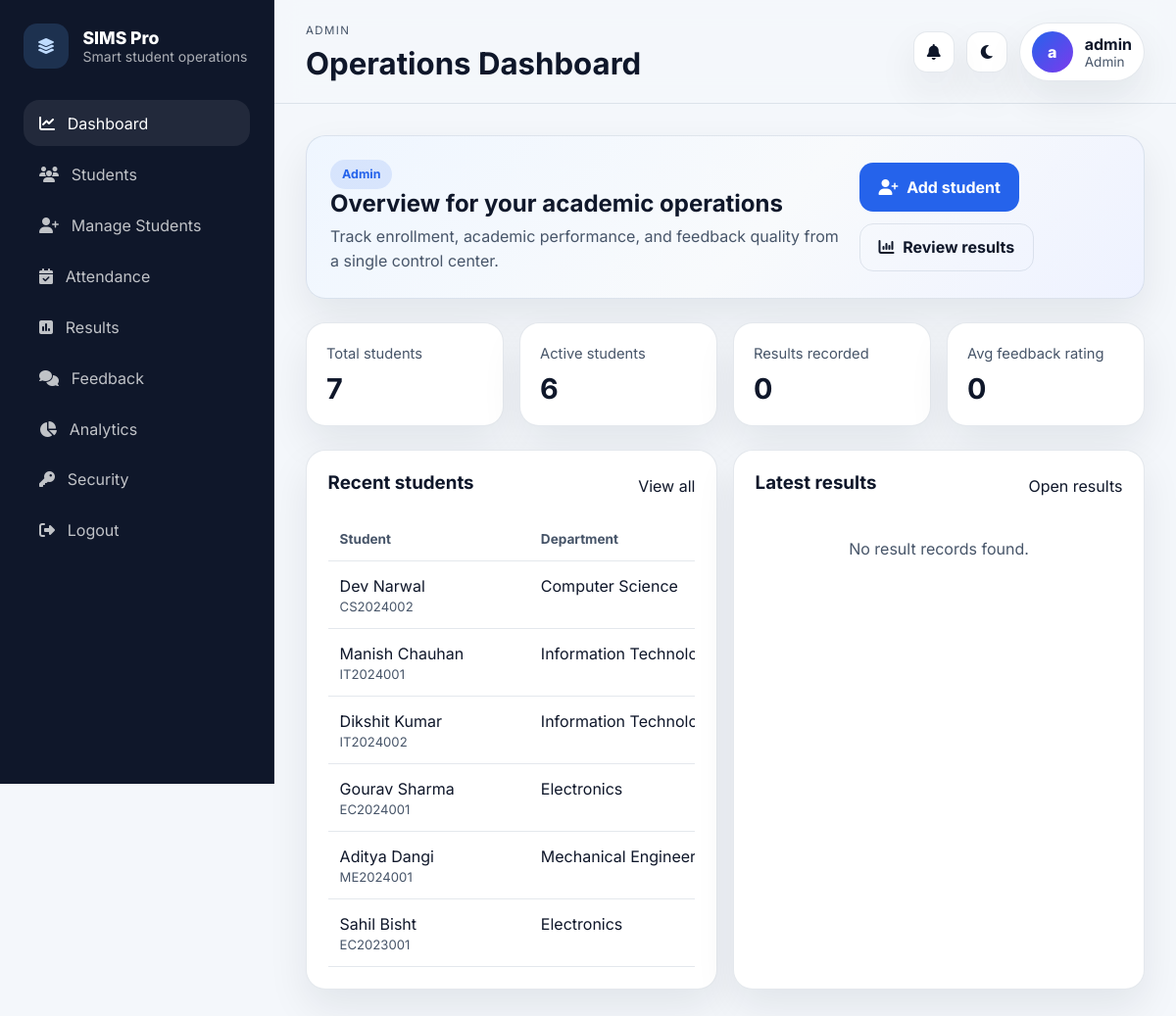
The page / (signed in) on the database its author committed.
### tables this page shows
CREATE TABLE "users" (
            id INTEGER PRIMARY KEY AUTOINCREMENT,
            username TEXT UNIQUE NOT NULL,
            email TEXT,
            password TEXT NOT NULL,
            role TEXT NOT NULL CHECK(role IN ('admin','teacher','student')),
            student_id INTEGER,
            created_at TIMESTAMP DEFAULT CURRENT_TIMESTAMP, full_name TEXT,
            FOREIGN KEY(student_id) REFERENCES students(id)
        );

CREATE TABLE students (
                id          INTEGER PRIMARY KEY AUTOINCREMENT,
                student_id  TEXT UNIQUE NOT NULL,
                name        TEXT NOT NULL,
                email       TEXT,
                dob         TEXT,
                gender      TEXT,
                department  TEXT NOT NULL,
                year        TEXT NOT NULL,
                status      TEXT DEFAULT 'Active',
                address     TEXT,
                enroll_date TEXT,
                created_at  TIMESTAMP DEFAULT CURRENT_TIMESTAMP
            , assigned_teacher_id INTEGER, profile_image TEXT);

### app.py (the view)
@app.route("/")
@login_required
def dashboard():
    if session.get("role") == "student":
        return redirect(url_for("student_dashboard"))
    return render_template("dashboard.html", **dashboard_ctx())

### app.py (called while the page is built, shortened)
def db():
    if "db" not in g:
        g.db = sqlite3.connect(app.config["DATABASE"])
        g.db.row_factory = sqlite3.Row
        g.db.execute("PRAGMA foreign_keys = ON")
    return g.db

def csrf_token():
    if "_csrf_token" not in session:
        session["_csrf_token"] = secrets.token_urlsafe(32)
    return session["_csrf_token"]

@app.before_request
def setup_req():
    session.permanent = True
    if request.method in {"POST", "PUT", "PATCH", "DELETE"}:
        token = request.form.get("csrf_token") or request.headers.get("X-CSRFToken")
        if token != session.get("_csrf_token"):
            abort(400, description="Invalid CSRF token.")

@app.context_processor
def inject_globals():
    return {
        "current_role": session.get("role"),
        "app_name": "SIMS Pro",
        "global_notifications": build_notifications() if session.get("role") else [],
    }

def visible_clause(alias="students"):
    role = session.get("role")
    if role == "admin":
        return "1=1", []
    if role == "teacher":
        return f"{alias}.assigned_teacher_id = ?", [session["user_id"]]
    if role == "student":
        return f"{alias}.id = ?", [session["student_db_id"]]
    return "1=0", []

def recent_results(student_id=None, limit=5):
    where, params = visible_clause("students")
    return db().execute(
        f"""
        SELECT results.*, students.name, students.student_id AS enrollment_no
        FROM results
        JOIN students ON students.id = results.student_id
        WHERE {where}
        ORDER BY datetime(results.created_at) DESC
        LIMIT ?
        """,
        params + [limit],
    ).fetchall()

def login_required(fn):
    @wraps(fn)
    def wrap(*a, **kw):
        if "user_id" not in session:
            flash("Please log in to continue.", "error")
            return redirect(url_for("login"))
        return fn(*a, **kw)
    return wrap

### templates/dashboard.html (shortened to what this page needs)
{% extends "base.html" %}
{% block page_heading %}Operations Dashboard{% endblock %}
{% block content %}
<section class="hero-card">
  <div>
    <span class="badge">{{ dashboard_role_label }}</span>
    <h2>Overview for your academic operations</h2>
    <p>Track enrollment, academic performance, and feedback quality from a single control center.</p>
  </div>
  <div class="hero-actions">
    {% if current_role == 'admin' %}
    <a class="btn btn-primary" href="{{ url_for('add_student') }}">
      <i class="fa-solid fa-user-plus"></i>
      <span>Add student</span>
    </a>
    {% endif %}
    <a class="btn btn-secondary" href="{{ url_for('results') }}">
      <i class="fa-solid fa-chart-column"></i>
      <span>Review results</span>
    </a>
  </div>
</section>
<section class="stat-grid">
  <article class="stat-card">
    <span>Total students</span>
    <strong>{{ stats.total_students }}</strong>
  </article>
  <article class="stat-card">
    <span>Active students</span>
    <strong>{{ stats.active_students }}</strong>
  </article>
  <article class="stat-card">
    <span>Results recorded</span>
    <strong>{{ stats.result_count }}</strong>
  </article>
  <article class="stat-card">
    <span>Avg feedback rating</span>
    <strong>{{ stats.avg_rating }}</strong>
  </article>
</section>
<section class="panel-grid two-col">
  <article class="panel">
    <div class="panel__header">
      <h3>Recent students</h3>
      <a href="{{ url_for('view_students') }}">View all</a>
    </div>
    <div class="table-wrap">
      <table class="data-table">
        <thead>
          <tr>
            <th>Student</th>
            <th>Department</th>
          </tr>
        </thead>
        <tbody>
          {% for student in recent_students %}
          <tr>
            <td>
              <a href="{{ url_for('student_detail', student_id=student.id) }}">{{ student.name }}</a>
              <span class="table-sub">{{ student.student_id }}</span>
            </td>
            <td>{{ student.department }}</td>
          </tr>
          {% else %}
          <tr>
            <td colspan="4" class="empty">No students available yet.</td>
          </tr>
          {% endfor %}
        </tbody>
      </table>
    </div>
  </article>
  <article class="panel">
    <div class="panel__header">
      <h3>Latest results</h3>
      <a href="{{ url_for('results') }}">Open results</a>
    </div>
    <div class="result-list">
      {% for result in recent_results %}
      <article class="result-item">
        <div>
          <strong>{{ result.subject }}</strong>
          <p>{{ result.name }} • {{ result.enrollment_no }}</p>
        </div>
        <div class="grade-chip">{{ result.grade }}</div>
      </article>
      {% else %}
      <p class="empty">No result records found.</p>
      {% endfor %}
    </div>
  </article>
</section>
{% endblock %}

### templates/base.html (shortened to what this page needs)
<!doctype html>
<html lang="en" data-theme="light">
<head>
  <link rel="stylesheet" href="https://cdnjs.cloudflare.com/ajax/libs/font-awesome/6.5.2/css/all.min.css">
  <link rel="stylesheet" href="{{ url_for('static', filename='style.css') }}">
</head>
<body>
  {% if session.get('user_id') %}
  <div class="app-shell">
    <aside class="sidebar" id="sidebar">
      <div class="brand">
        <div class="brand-mark">
          <i class="fa-solid fa-layer-group"></i>
        </div>
        <div>
          <div class="brand-title">{{ app_name }}</div>
          <div class="brand-sub">Smart student operations</div>
        </div>
      </div>
      <nav class="nav-links">
        {% if current_role in ['admin','teacher'] %}
        <a href="{{ url_for('dashboard') }}" class="nav-link {% if request.endpoint == 'dashboard' %}active{% endif %}">
          <i class="fa-solid fa-chart-line"></i>
          <span>Dashboard</span>
        </a>
        <a href="{{ url_for('view_students') }}" class="nav-link {% if request.endpoint in ['view_students','student_detail'] %}active{% endif %}">
          <i class="fa-solid fa-users"></i>
          <span>Students</span>
        </a>
        {% if current_role == 'admin' %}
        <a href="{{ url_for('add_student') }}" class="nav-link {% if request.endpoint in ['add_student','edit_student'] %}active{% endif %}">
          <i class="fa-solid fa-user-plus"></i>
          <span>Manage Students</span>
        </a>
        {% endif %}
        <a href="{{ url_for('attendance') }}" class="nav-link {% if request.endpoint in ['attendance','attendance_report','student_attendance'] %}active{% endif %}">
          <i class="fa-solid fa-calendar-check"></i>
          <span>Attendance</span>
        </a>
        <a href="{{ url_for('results') }}" class="nav-link {% if request.endpoint in ['results','add_result','edit_result','student_results'] %}active{% endif %}">
          <i class="fa-solid fa-square-poll-vertical"></i>
          <span>Results</span>
        </a>
        <a href="{{ url_for('feedback') }}" class="nav-link {% if request.endpoint in ['feedback','add_feedback'] %}active{% endif %}">
          <i class="fa-solid fa-comments"></i>
          <span>Feedback</span>
        </a>
        <a href="{{ url_for('charts') }}" class="nav-link {% if request.endpoint == 'charts' %}active{% endif %}">
          <i class="fa-solid fa-chart-pie"></i>
          <span>Analytics</span>
        </a>
        {% endif %}
        <a href="{{ url_for('change_password') }}" class="nav-link {% if request.endpoint == 'change_password' %}active{% endif %}">
          <i class="fa-solid fa-key"></i>
          <span>Security</span>
        </a>
        <a href="{{ url_for('logout') }}" class="nav-link">
          <i class="fa-solid fa-right-from-bracket"></i>
          <span>Logout</span>
        </a>
      </nav>
    </aside>
    <div class="main-shell">
      <header class="topbar">
        <div>
          <p class="eyebrow">{{ current_role|title }}</p>
          <h1 class="page-heading">{% block page_heading %}{{ app_name }}{% endblock %}</h1>
        </div>
        <div class="topbar-actions">
  <div class="notification-wrap">
    <button class="icon-btn notification-btn" type="button" id="notificationToggle" aria-label="Open notifications">
      <i class="fa-solid fa-bell"></i>
    </button>
  </div>
  <button class="icon-btn" type="button" id="themeToggle" aria-label="Toggle dark mode">
  </button>
          <div class="user-pill">
            <span class="user-pill__avatar">{{ (session.get('display_name') or 'U')[0] }}</span>
            <div>
              <div class="user-pill__name">{{ session.get('display_name') }}</div>
              <div class="user-pill__role">{{ current_role|title }}</div>
            </div>
          </div>
        </div>
      </header>
      <main class="content">
        {% block content %}{% endblock %}
      </main>
    </div>
  </div>
  {% else %}
  {% block auth_content %}{% endblock %}
  {% endif %}
</body>
</html>

### rows shown on the page
users: name "Dev Narwal", student_id "CS2024002", department "Computer Science", name "Manish Chauhan", student_id "IT2024001", department "Information…", name "Dikshit Kumar", student_id "IT2024002", name "Gourav Sharma", student_id "EC2024001", department "Electronics", name "Aditya Dangi", student_id "ME2024001", department "Mechanical…", name "Sahil Bisht", student_id "EC2023001"

### other values the page prints
{{ app_name }} "SIMS Pro"
{{ current_role|title }} "ADMIN"
{{ (session.get('display_name') or 'U')[0] }} "a"
{{ session.get('display_name') }} "admin"
{{ current_role|title }} "Admin"
{{ dashboard_role_label }} "Admin"
{{ stats.total_students }} "7"
{{ stats.active_students }} "6"
{{ stats.result_count }} "0"
{{ stats.avg_rating }} "0"
